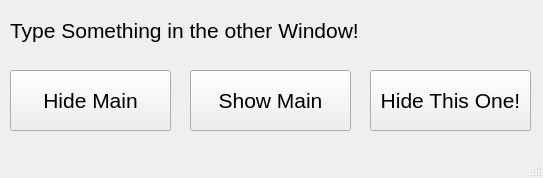
<?xml version="1.0" encoding="UTF-8"?>
<ui version="4.0">
 <class>SecondWindow</class>
 <widget class="QMainWindow" name="SecondWindow">
  <property name="geometry">
   <rect>
    <x>0</x>
    <y>0</y>
    <width>543</width>
    <height>178</height>
   </rect>
  </property>
  <property name="windowTitle">
   <string>MainWindow</string>
  </property>
  <widget class="QWidget" name="centralwidget">
   <widget class="QLabel" name="label">
    <property name="geometry">
     <rect>
      <x>10</x>
      <y>10</y>
      <width>521</width>
      <height>41</height>
     </rect>
    </property>
    <property name="font">
     <font>
      <pointsize>16</pointsize>
     </font>
    </property>
    <property name="text">
     <string>Type Something in the other Window!</string>
    </property>
   </widget>
   <widget class="QPushButton" name="pushButton">
    <property name="geometry">
     <rect>
      <x>10</x>
      <y>70</y>
      <width>161</width>
      <height>61</height>
     </rect>
    </property>
    <property name="font">
     <font>
      <pointsize>16</pointsize>
     </font>
    </property>
    <property name="text">
     <string>Hide Main</string>
    </property>
   </widget>
   <widget class="QPushButton" name="pushButton_2">
    <property name="geometry">
     <rect>
      <x>190</x>
      <y>70</y>
      <width>161</width>
      <height>61</height>
     </rect>
    </property>
    <property name="font">
     <font>
      <pointsize>16</pointsize>
     </font>
    </property>
    <property name="text">
     <string>Show Main</string>
    </property>
   </widget>
   <widget class="QPushButton" name="pushButton_3">
    <property name="geometry">
     <rect>
      <x>370</x>
      <y>70</y>
      <width>161</width>
      <height>61</height>
     </rect>
    </property>
    <property name="font">
     <font>
      <pointsize>16</pointsize>
     </font>
    </property>
    <property name="text">
     <string>Hide This One!</string>
    </property>
   </widget>
  </widget>
  <widget class="QMenuBar" name="menubar">
   <property name="geometry">
    <rect>
     <x>0</x>
     <y>0</y>
     <width>543</width>
     <height>21</height>
    </rect>
   </property>
  </widget>
  <widget class="QStatusBar" name="statusbar"/>
 </widget>
 <resources/>
 <connections/>
</ui>
